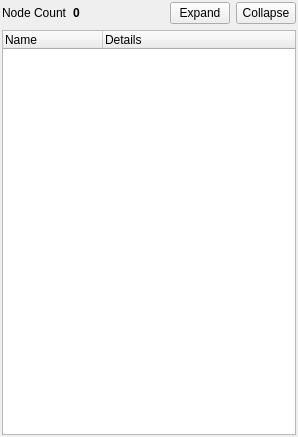
<?xml version="1.0" encoding="UTF-8"?>
<ui version="4.0">
 <class>NodeTreePanel</class>
 <widget class="QWidget" name="NodeTreePanel">
  <property name="geometry">
   <rect>
    <x>0</x>
    <y>0</y>
    <width>298</width>
    <height>437</height>
   </rect>
  </property>
  <property name="windowTitle">
   <string>Form</string>
  </property>
  <layout class="QVBoxLayout" name="verticalLayout">
   <property name="margin">
    <number>2</number>
   </property>
   <item>
    <layout class="QHBoxLayout" name="horizontalLayout">
     <item>
      <widget class="QLabel" name="mNodeCountLabel">
       <property name="sizePolicy">
        <sizepolicy hsizetype="Maximum" vsizetype="Preferred">
         <horstretch>0</horstretch>
         <verstretch>0</verstretch>
        </sizepolicy>
       </property>
       <property name="text">
        <string>Node Count</string>
       </property>
      </widget>
     </item>
     <item>
      <widget class="QLabel" name="mNodeCount">
       <property name="sizePolicy">
        <sizepolicy hsizetype="MinimumExpanding" vsizetype="Preferred">
         <horstretch>0</horstretch>
         <verstretch>0</verstretch>
        </sizepolicy>
       </property>
       <property name="font">
        <font>
         <weight>75</weight>
         <bold>true</bold>
        </font>
       </property>
       <property name="text">
        <string>0</string>
       </property>
      </widget>
     </item>
     <item>
      <widget class="QPushButton" name="mButtonExpandAll">
       <property name="sizePolicy">
        <sizepolicy hsizetype="Maximum" vsizetype="Fixed">
         <horstretch>0</horstretch>
         <verstretch>0</verstretch>
        </sizepolicy>
       </property>
       <property name="maximumSize">
        <size>
         <width>60</width>
         <height>16777215</height>
        </size>
       </property>
       <property name="text">
        <string>Expand</string>
       </property>
      </widget>
     </item>
     <item>
      <widget class="QPushButton" name="mButtonCollapseAll">
       <property name="sizePolicy">
        <sizepolicy hsizetype="Minimum" vsizetype="Fixed">
         <horstretch>0</horstretch>
         <verstretch>0</verstretch>
        </sizepolicy>
       </property>
       <property name="maximumSize">
        <size>
         <width>60</width>
         <height>16777215</height>
        </size>
       </property>
       <property name="text">
        <string>Collapse</string>
       </property>
      </widget>
     </item>
    </layout>
   </item>
   <item>
    <widget class="QTreeWidget" name="mTree">
     <property name="columnCount">
      <number>2</number>
     </property>
     <attribute name="headerVisible">
      <bool>true</bool>
     </attribute>
     <column>
      <property name="text">
       <string>Name</string>
      </property>
     </column>
     <column>
      <property name="text">
       <string>Details</string>
      </property>
     </column>
    </widget>
   </item>
  </layout>
 </widget>
 <resources/>
 <connections/>
</ui>
